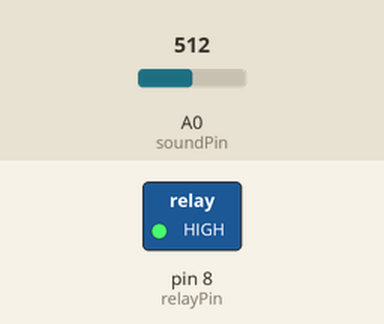
A sketch run on a simulated Arduino Uno, built with avr-gcc and run on an emulated ATmega328P. Parts: switched loads named in the sketch (green lamp = pin HIGH). Dashed ring = blinking. Inputs (shaded band) come from the test bench; at power-on: A0 (soundPin) = 512.

Above: at 1.2 s.
1.3 s: A0 (soundPin) set to 319
2.9 s: A0 (soundPin) set to 289
At 2.9 s:
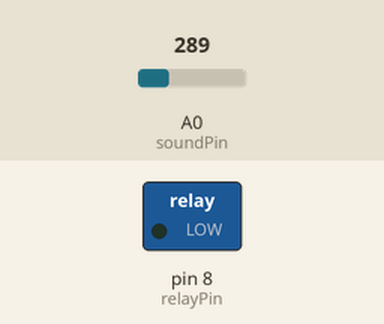
4.4 s: A0 (soundPin) set to 306
At 7.3 s:
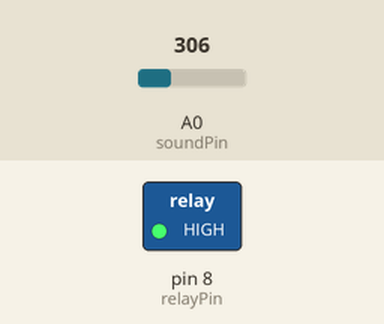
7.4 s: A0 (soundPin) set to 290
At 8.5 s:
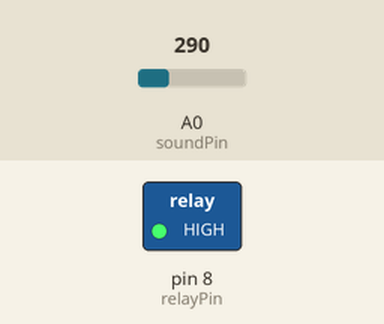
Timing chart, 0 to 9.9 s (numbered marks = the images above; inputs shaded):
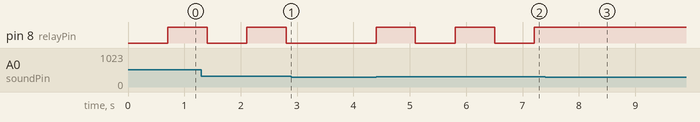

Measured:
- the behaviour switches between 301 and 300 on A0 (soundPin) (found by bisection; images 0 and 1)
- after the input at 2.9 s, pin 8 (relayPin): stays LOW (without the input it goes to HIGH after 0.61 s)
- after the input at 4.4 s, pin 8 (relayPin): alternates HIGH for 0.70 s and LOW for 0.70 s, starting at once
- after the input at 7.4 s, pin 8 (relayPin): stays HIGH (without the input it goes to LOW after 0.50 s)

The sketch:

analog_sound_sensor.ino
```cpp
const int soundPin = A0;
const int relayPin = 8;
int threshold = 300;
bool bulbState = false;
unsigned long lastClapTime = 0;
const unsigned long debounceDelay = 700;

void setup() {
  pinMode(relayPin, OUTPUT);

  digitalWrite(relayPin, LOW);
}

void loop() {
  int soundValue = analogRead(soundPin);

  if (soundValue > threshold && (millis() - lastClapTime) > debounceDelay) {
    bulbState = !bulbState;
    digitalWrite(relayPin, bulbState ? HIGH : LOW);
    lastClapTime = millis();
  }
}
```
